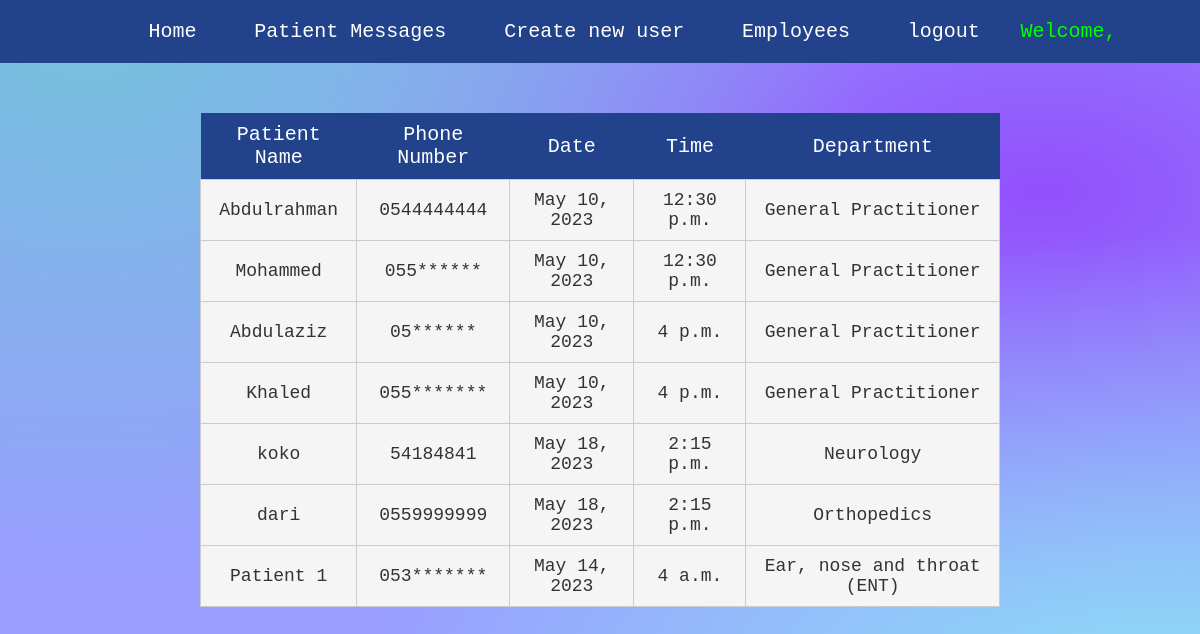
/adminusser (signed in), run on an earlier commit of the app's database.
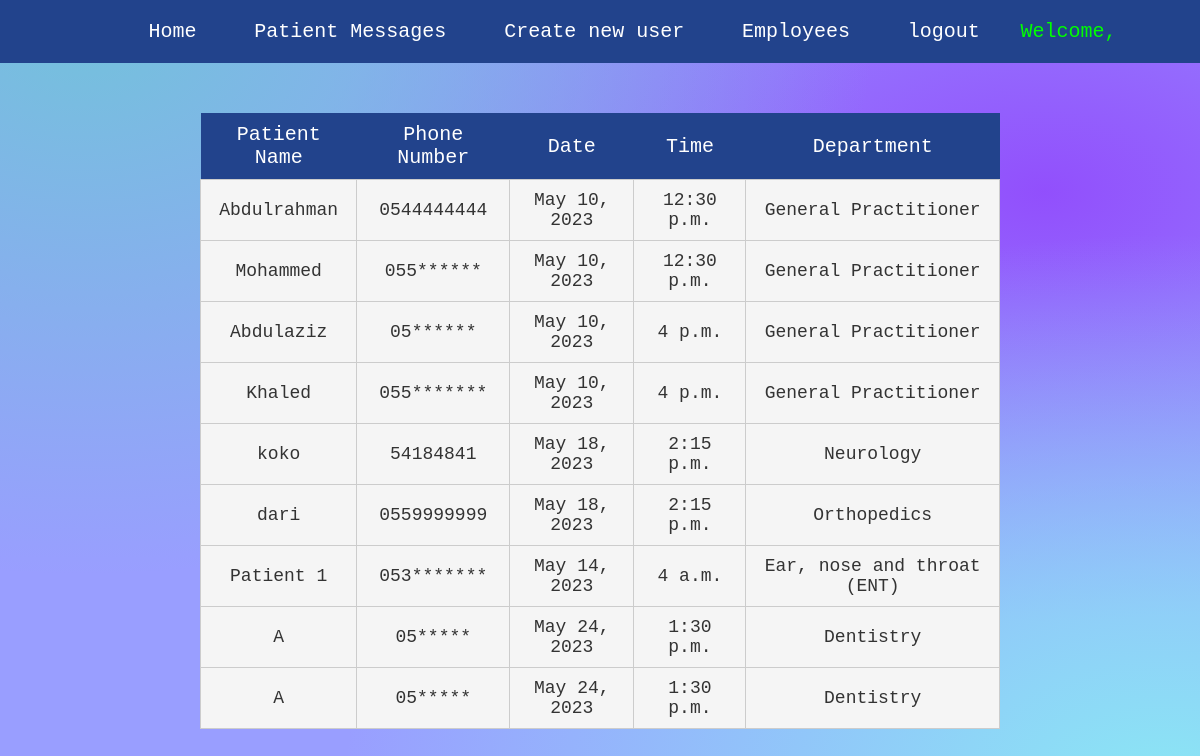
And on a later commit of the database.
### app/models.py (models this page shows, shortened)
class Appointment(models.Model):
    Dentistry ='Dentistry'
    ENT='Ear, nose and throat (ENT)'
    General_surgery='General surgery'
    Internal_medicine='Internal Medicine'
    Ophthalmology ='Ophthalmology'
    Orthopedics='Orthopedics'
    Neurology='Neurology'
    General_practitioner='General Practitioner'
    DEPARTMENT_CHOICES=[
        (Dentistry,'Dentistry'),
        (ENT,'Ear, nose and throat (ENT)'),
        (General_surgery,'General surgery'),
        (Internal_medicine,'Internal Medicine'),
        (Ophthalmology,'Ophthalmology'),
        (Orthopedics,'Orthopedics'),
        (Neurology,'Neurology'),
        (General_practitioner,'General Practitioner')
    ]
    patient=models.ForeignKey(Patient,on_delete=models.PROTECT, blank=False, null=False)
    date=models.DateField(blank=False, null=False)
    time=models.TimeField(blank=False, null=False)
    department=models.CharField(choices=DEPARTMENT_CHOICES,max_length=30,default=General_practitioner)

class Patient(models.Model):
    name=models.CharField(max_length=30)
    email=models.EmailField(unique=True)
    phone=models.CharField(max_length=10,unique=True)

### app/views.py (the view)
# urls.py: path('adminusser',admin_dashboard,name='admin-dash'),
def admin_dashboard(request):
    if not request.user.user_type.user_type=='admin':
        return HttpResponseForbidden()
    appointments=Appointment.objects.all()
    return render(request,'admin_dashboard.html',{"appointments":appointments})

### app/templates/admin_dashboard.html (shortened to what this page needs)
{% extends 'base_admin.html' %}
{% block content %}
<table>
    <thead>
      <tr>
        <th>Patient Name</th>
        <th>Phone Number</th>
        <th>Date</th>
        <th>Time</th>
        <th>Department</th>
      </tr>
    </thead>
    <tbody>
      {% for appointment in appointments %}
      <tr>
        <td>{{appointment.patient.name}}</td>
        <td>{{appointment.patient.phone}}</td>
        <td>{{appointment.date}}</td>
        <td>{{appointment.time}}</td>
        <td>{{appointment.department}}</td>
      </tr>
      {% endfor %}
    </tbody>
  </table>
{% endblock %}

### app/templates/base_admin.html (shortened to what this page needs)
{% load static %}
<html lang="en">
<head>
    <link rel="stylesheet" href="{% static 'style.css' %}">
    <nav>
        <ul>
          <li><a href="{% url 'admin-dash' %}">Home</a></li>
          <li><a href="{% url 'patient-messages' %}">Patient Messages</a></li>
          <li><a href="{% url 'create-user' %}">Create new user</a></li>
          <li><a href="{% url 'list-users' %}">Employees</a></li>
          <li><a href="{% url 'logout' %}">logout</a></li>
          {% if user.is_authenticated  %}
          <li style="color: lime; font-size: x-large;">Welcome, {{user.name}}</li>
          {% endif %}
        </ul>
      </nav>
</head>
<body>
    {% block content %}
    {% endblock %}
</body>
</html>

### app/static/style.css (style rules this page uses)
body { padding: 0; margin: 0; font-family: monospace; text-align: center; background-color:hsla(237,100%,80%,1); background-image: radial-gradient(at 7% 4%, hsla(196,60%,66%,1) 0px, transparent 50%), radial-gradient(at 97% 100%, hsla(187,83%,75%,1) 0px, transparent 50%), radial-gradient(at 87% 24%, hsla(263,97%,65%,1) 0px, transparent 50%); }
ul { list-style: none; background: #22438c; text-align: center; }
ul li { display: inline-block; position: relative; text-align: center; }
ul li a { display: block; padding: 20px 25px; color: #FFF; text-decoration: none; text-align: center; font-size: 20px; }

### app/templates/admin_dashboard.html (style rules this page uses)
body { padding: 0; margin: 0; font-family: monospace; text-align: center; }
table { margin: 50px auto; border-collapse: collapse; width: 80%; max-width: 800px; }
th { background-color: #22438c; color: white; font-size: 20px; font-weight: normal; padding: 10px; text-align: center; }
td { background-color: #f5f5f5; color: #333; font-size: 18px; padding: 10px; text-align: center; border: 1px solid #ccc; }

What changed in the data, as far as the page shows it:
added Appointment: patient.name "A", patient.phone "05*****", date "May 24, 2023", time "1:30 p.m.", department "Dentistry"
added Appointment: patient.name "A", patient.phone "05*****", date "May 24, 2023", time "1:30 p.m.", department "Dentistry"
